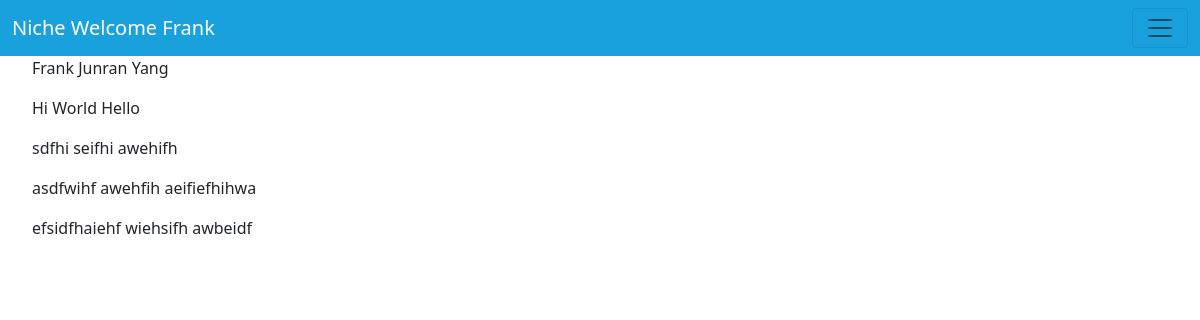
/users (signed in), run on an earlier commit of the app's database.
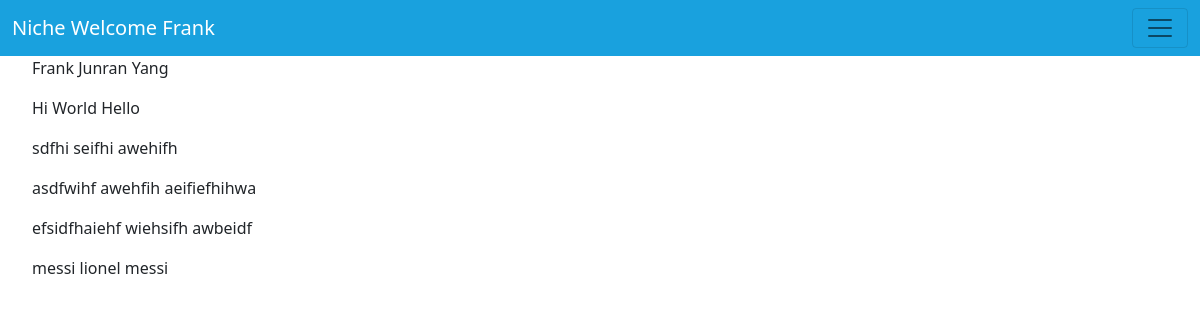
And on a later commit of the database.
### app.py (models this page shows)
class User(db.Model):
    id = db.Column(db.Integer, primary_key=True, nullable=True)
    username = db.Column(db.String(80),unique=True, nullable=True)
    password=db.Column(db.String(80), nullable=True)
    firstname=db.Column(db.String(80), nullable=True)
    lastname=db.Column(db.String(80), nullable=True)
    money=db.Column(db.Integer, nullable=True)
    favorite=db.Column(db.String(1000),unique=True)

### app.py (the view)
@app.route('/users')
def users():
    if (not session.get('user')):
        return redirect(url_for('index'))
    users= User.query.all()
    return render_template('users.jinja', users=users)

### templates/users.jinja (shortened to what this page needs)
{% extends 'base.jinja' %}
{% block body %}
    <ul>
        {% for user in users %}
            <p> {{user.username}} {{user.firstname}} {{user.lastname}}</p>
        {% endfor %}
    </ul>
{% endblock %}

### templates/base.jinja (shortened to what this page needs)
<html>
    <head>
        <link href="https://cdn.jsdelivr.net/npm/bootstrap@5.0.2/dist/css/bootstrap.min.css" rel="stylesheet">
    </head>
    <body>
        <nav class="navbar navbar-light" style="background-color: #19A1DE;">
            <div class="container-fluid">
                <a class="navbar-brand" href="{{url_for('index')}}" style="color: #FFFFFF">Niche  Welcome {{session.get('user')[0]}}</a>
                <button class="navbar-toggler" type="button" data-bs-toggle="collapse" data-bs-target="#navbarSupportedContent" aria-controls="navbarSupportedContent" aria-expanded="false" aria-label="Toggle navigation">
                <span class="navbar-toggler-icon"></span>
                </button>
            </div>
        </nav>
        {% block body %}{% endblock %}
    </body>
</html>

What changed in the data, as far as the page shows it:
added User: username "messi", firstname "lionel", lastname "messi"
